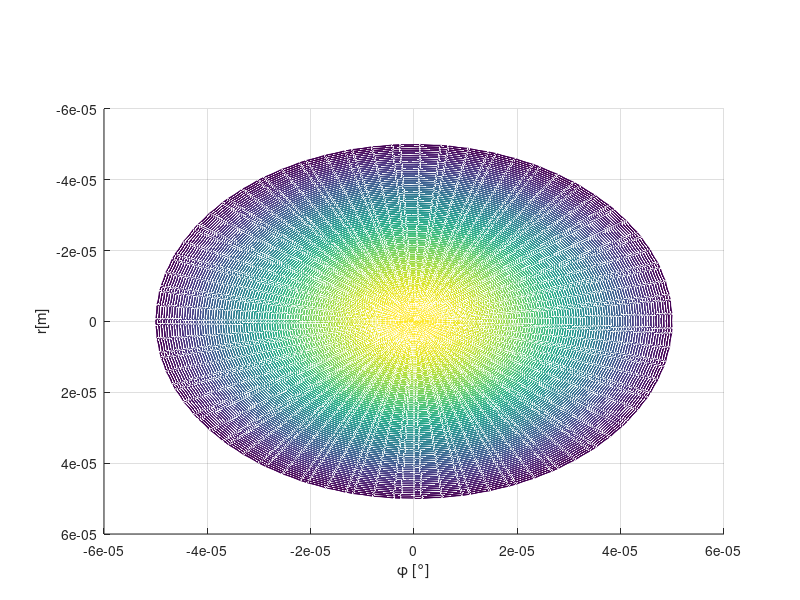

MATLAB code for this plot: (Note: this script raises an error after producing the figure.)
clear all;
clf;

% % % Simulación del modelo de haz de luz
c = 3e8;
eps0 = 8.85* (10^-12); %%Epsilon al vacío
epsr = 4.7; %Permitividad relativa
eps = eps0*epsr;

miu0 = 4*pi*(10^-7);
miur = 1;
miu = miu0*miur;

%%Para el núcleo
a = 50e-6; %radio del núcleo
r = 0 : 0.5e-6 : a; %radio
phi = 0: 0.188: 6*pi;
%%%%%%%%%%%%%%%%%%%%%%%%%%%%%%%%%%%
[PHI1,R1] = meshgrid(phi,r);

%%Aplicando las condiciones en frontera para el modo TMnm (Hz=0,fc=)
f0 = 2000e9; %Para f0>fc_TMnm pero f0 < al siguiente modo fcTMnm
omega = 2*pi*f0;
n = 0;
m = 1;
v = 1/sqrt(miu*eps);
p01 = 2.4;

fc_TM01 = (p01*v)/(2*pi*a);
lambdac_TM01 = v/(fc_TM01);
BetaLambda_TM01 = omega*sqrt(eps*miu)*sqrt(1-((fc_TM01/f0)^2));
omegac = 2*pi*fc_TM01; %Frecuencia de corte (Pasa alto) del modo TM01
kc = omegac*sqrt(eps*miu);
h_TM01 = kc;
X_TM01 = h_TM01.*r;
z_TMnm = lambdac_TM01*2; %Multiplos del doble de la longitud de onda


t_TMnm = 1;
for ind = 1:length(X_TM01)
    for jnd = 1:length(phi)
        Ez_TM01(ind,jnd) = besselj(n,X_TM01(ind))*(cos(n*phi(jnd)) + sin(n*phi(jnd))) * exp(i*BetaLambda_TM01*z_TMnm) * exp(i*omegac*t_TMnm); 
    end
end


[x3,y3,z3] = pol2cart(PHI1,R1,real(Ez_TM01));

figure(1);
mesh(x3,y3,z3);
view(90,90);
xlabel('r[m]');
ylabel('\phi [°]');
zlabel("E_z{TM"+n+m+"}");
title("E_z{TM"+n+m+"}, z ="+z_TMnm+"m, t = "+t_TMnm+"s");


